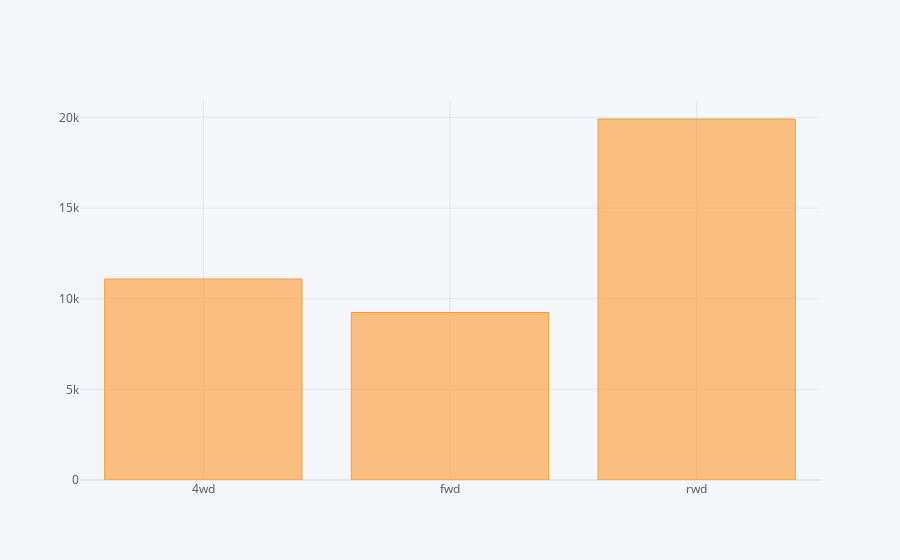

The notebook cell this image was saved under:
### Code cell
data.groupby('drivewheel')['price'].mean().iplot(kind='bar')

### Figure 1 — Plotly figure (JSON) as saved in the notebook; plotly's stock layout.template omitted (floating-point values rounded to 4 significant figures)
{"data": [{"marker": {"color": "rgba(255, 153, 51, 0.6)", "line": {"color": "rgba(255, 153, 51, 1.0)", "width": 1}}, "name": "price", "orientation": "v", "text": "", "type": "bar", "x": ["4wd", "fwd", "rwd"], "y": [11090.0, 9239.0, 19910.0]}], "layout": {"legend": {"bgcolor": "#F5F6F9", "font": {"color": "#4D5663"}}, "paper_bgcolor": "#F5F6F9", "plot_bgcolor": "#F5F6F9", "title": {"font": {"color": "#4D5663"}}, "xaxis": {"gridcolor": "#E1E5ED", "showgrid": true, "tickfont": {"color": "#4D5663"}, "title": {"font": {"color": "#4D5663"}, "text": ""}, "zerolinecolor": "#E1E5ED"}, "yaxis": {"gridcolor": "#E1E5ED", "showgrid": true, "tickfont": {"color": "#4D5663"}, "title": {"font": {"color": "#4D5663"}, "text": ""}, "zerolinecolor": "#E1E5ED"}}}
